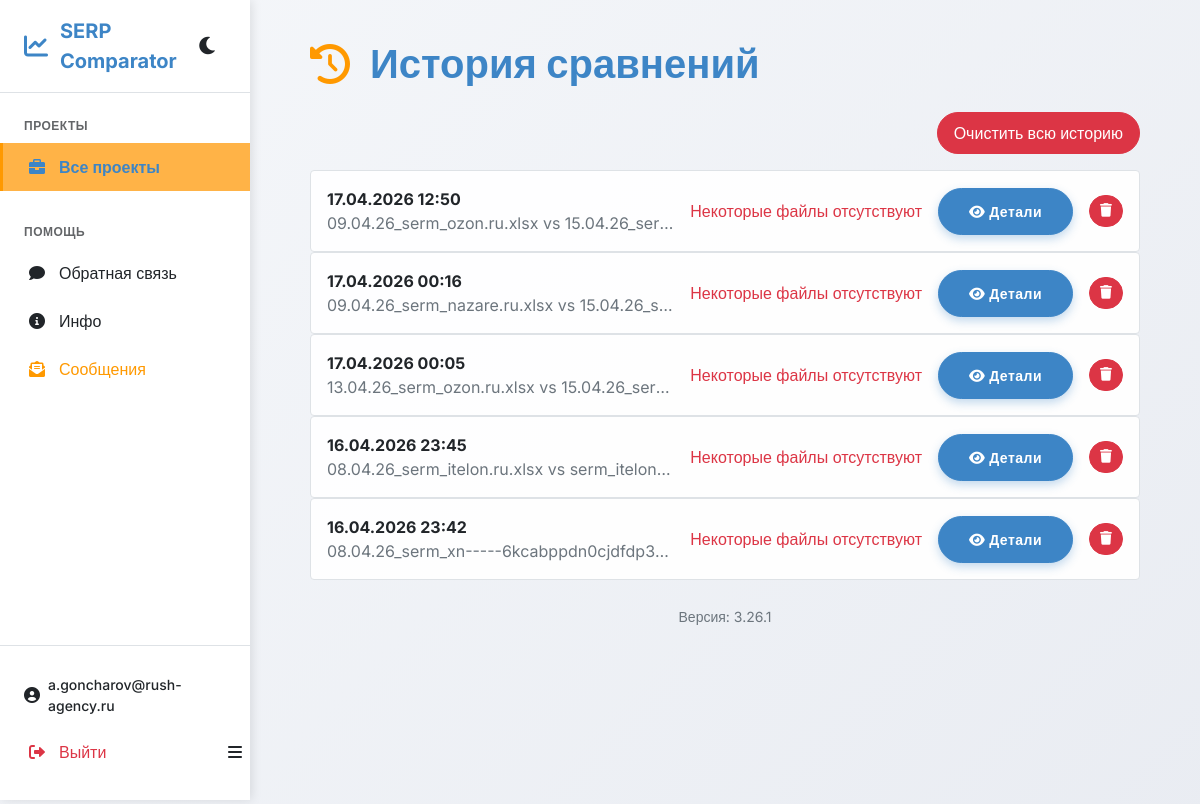
The app's page /profile (signed in) with its own data.
### app.py (models this page shows, shortened)
class User(db.Model):
    id = db.Column(db.Integer, primary_key=True)
    email = db.Column(db.String(120), unique=True, nullable=False)
    password_hash = db.Column(db.String(128), nullable=False)
    created_at = db.Column(db.DateTime, default=datetime.now)
    is_verified = db.Column(db.Boolean, default=False)
    is_admin = db.Column(db.Boolean, default=False)
    verification_code = db.Column(db.String(6), nullable=True)
    verification_code_expires = db.Column(db.DateTime, nullable=True)
    comparisons = db.relationship('Comparison', backref='user', lazy=True)

class Comparison(db.Model):
    id = db.Column(db.Integer, primary_key=True)
    user_id = db.Column(db.Integer, db.ForeignKey('user.id'), nullable=False)
    project_id = db.Column(db.Integer, db.ForeignKey('project.id'), nullable=True)
    session_id = db.Column(db.String(36), nullable=True)
    date = db.Column(db.DateTime, default=datetime.now)
    file1_name = db.Column(db.String(200))
    file2_name = db.Column(db.String(200))
    excel_path = db.Column(db.String(500))
    yandex_excel_path = db.Column(db.String(500))
    google_excel_path = db.Column(db.String(500))
    summary_y20_path = db.Column(db.String(500))
    summary_y10_path = db.Column(db.String(500))
    summary_g20_path = db.Column(db.String(500))
    summary_g10_path = db.Column(db.String(500))
    analysis_y20_path = db.Column(db.String(500))
    analysis_g20_path = db.Column(db.String(500))
    analysis_total20_path = db.Column(db.String(500))
    analysis_y10_path = db.Column(db.String(500))
    analysis_g10_path = db.Column(db.String(500))
    analysis_total10_path = db.Column(db.String(500))
    url_y_excel_path = db.Column(db.String(500))
    url_g_excel_path = db.Column(db.String(500))
    url_combined_excel_path = db.Column(db.String(500))
    chart_y20_path = db.Column(db.String(500))
    chart_g20_path = db.Column(db.String(500))
    chart_total20_path = db.Column(db.String(500))
    chart_y10_path = db.Column(db.String(500))
    chart_g10_path = db.Column(db.String(500))
    chart_total10_path = db.Column(db.String(500))
    grid_y10_path = db.Column(db.String(500))
    grid_y10_file2_path = db.Column(db.String(500))
    grid_g10_path = db.Column(db.String(500))
    grid_g10_file2_path = db.Column(db.String(500))
    grid_y10_pptx_path = db.Column(db.String(500))
    grid_g10_pptx_path = db.Column(db.String(500))
    chart_start_y20_path = db.Column(db.String(500))
    chart_start_g20_path = db.Column(db.String(500))
    chart_start_y10_path = db.Column(db.String(500))
    chart_start_g10_path = db.Column(db.String(500))
    chart_y20_pptx_path = db.Column(db.String(500))
    chart_g20_pptx_path = db.Column(db.String(500))
    chart_total20_pptx_path = db.Column(db.String(500))
    chart_y10_pptx_path = db.Column(db.String(500))
    chart_g10_pptx_path = db.Column(db.String(500))
    chart_total10_pptx_path = db.Column(db.String(500))

### app.py (the view)
@app.route('/profile')
@app.route('/profile/project/<int:project_id>')
@login_required
def profile(project_id=None):
    user = db.session.get(User, session['user_id'])
    project = None
    if project_id:
        project = Project.query.get_or_404(project_id)
        if project.user_id != session.get('user_id'):
            flash('Нет доступа к этому проекту')
            return redirect(url_for('projects'))
        comparisons = Comparison.query.filter_by(
            user_id=session['user_id'],
            project_id=project_id
        ).order_by(Comparison.date.desc()).all()
    else:
        comparisons = Comparison.query.filter_by(
            user_id=session['user_id']
        ).order_by(Comparison.date.desc()).all()
    def resolve_path(path):
        if not path:
            return None
        if os.path.isabs(path):
            return path
        if path.startswith('user_data/'):
            path = path[10:]  # убираем 'user_data/'
        return os.path.join(app.config['PERMANENT_FOLDER'], path)
    for comp in comparisons:
        comp.files_exist = all([
            os.path.exists(resolve_path(comp.excel_path)) if comp.excel_path else False,
            os.path.exists(resolve_path(comp.yandex_excel_path)) if comp.yandex_excel_path else False,
            os.path.exists(resolve_path(comp.google_excel_path)) if comp.google_excel_path else False,
            os.path.exists(resolve_path(comp.analysis_y20_path)) if comp.analysis_y20_path else False,
            os.path.exists(resolve_path(comp.analysis_g20_path)) if comp.analysis_g20_path else False,
            os.path.exists(resolve_path(comp.analysis_total20_path)) if comp.analysis_total20_path else False,
            os.path.exists(resolve_path(comp.analysis_y10_path)) if comp.analysis_y10_path else False,
            os.path.exists(resolve_path(comp.analysis_g10_path)) if comp.analysis_g10_path else False,
            os.path.exists(resolve_path(comp.analysis_total10_path)) if comp.analysis_total10_path else False,
            os.path.exists(resolve_path(comp.url_y_excel_path)) if comp.url_y_excel_path else False,
            os.path.exists(resolve_path(comp.url_g_excel_path)) if comp.url_g_excel_path else False,
            os.path.exists(resolve_path(comp.url_combined_excel_path)) if comp.url_combined_excel_path else False,
            os.path.exists(resolve_path(comp.chart_y20_path)) if comp.chart_y20_path else False,
            os.path.exists(resolve_path(comp.chart_g20_path)) if comp.chart_g20_path else False,
            os.path.exists(resolve_path(comp.chart_total20_path)) if comp.chart_total20_path else False,
            os.path.exists(resolve_path(comp.chart_y10_path)) if comp.chart_y10_path else False,
            os.path.exists(resolve_path(comp.chart_g10_path)) if comp.chart_g10_path else False,
            os.path.exists(resolve_path(comp.chart_total10_path)) if comp.chart_total10_path else False,
            os.path.exists(resolve_path(comp.grid_y10_path)) if comp.grid_y10_path else False,
            os.path.exists(resolve_path(comp.grid_g10_path)) if comp.grid_g10_path else False,
            os.path.exists(resolve_path(comp.summary_y20_path)) if comp.summary_y20_path else False,
            os.path.exists(resolve_path(comp.summary_y10_path)) if comp.summary_y10_path else False,
            os.path.exists(resolve_path(comp.summary_g20_path)) if comp.summary_g20_path else False,
            os.path.exists(resolve_path(comp.summary_g10_path)) if comp.summary_g10_path else False,
        ])
    return render_template('profile.html', user=user, comparisons=comparisons, project=project)

### app.py (called while the page is built)
@app.context_processor
def inject_common():
    try:
        with open('version.txt', 'r') as f:
            version = f.read().strip()
    except:
        version = '3.18.1'
    is_admin = False
    if 'user_id' in session:
        user = db.session.get(User, session['user_id'])
        if user:
            is_admin = user.is_admin
    return dict(version=version, is_admin=is_admin)

def login_required(f):
    from functools import wraps
    @wraps(f)
    def decorated_function(*args, **kwargs):
        if 'user_id' not in session:
            flash('Пожалуйста, войдите в систему')
            return redirect(url_for('login'))
        return f(*args, **kwargs)
    return decorated_function

### templates/profile.html (shortened to what this page needs)
{% extends 'base.html' %}
{% block extra_css %}
<link rel="stylesheet" href="{{ url_for('static', filename='css/profile.css') }}?v={{ version }}">
{% endblock %}
{% block content %}
<h1 class="mb-4"><i class="fas fa-history me-2" style="color: var(--accent);"></i>История сравнений</h1>
{% if comparisons %}
    <div class="d-flex justify-content-end align-items-center mb-3">
        <form action="{{ url_for('clear_history') }}" method="post" onsubmit="return confirm('Вы уверены, что хотите удалить всю историю? Это действие необратимо.');">
            <button type="submit" class="btn btn-danger" style="border-radius: 30px;">Очистить всю историю</button>
        </form>
    </div>
    {% for comp in comparisons %}
    <div class="card p-3">
        <div class="d-flex justify-content-between align-items-center">
            <div class="comparison-info">
                <strong>{{ comp.date.strftime('%d.%m.%Y %H:%M') }}</strong><br>
                <span class="text-muted">{{ comp.file1_name }} vs {{ comp.file2_name }}</span>
            </div>
            <div class="d-flex flex-wrap align-items-center">
                {% if not comp.files_exist %}
                    <span class="text-danger me-2">Некоторые файлы отсутствуют</span>
                {% endif %}
                <a href="{{ url_for('view_comparison', comp_id=comp.id) }}" class="btn btn-sm btn-primary me-2" style="border-radius: 30px;">
                    <i class="fas fa-eye me-1"></i>Детали
                </a>
                <form action="{{ url_for('delete_comparison', comp_id=comp.id) }}" method="post" style="display: inline;" onsubmit="return confirm('Удалить этот анализ? Файлы будут безвозвратно удалены.');">
                    <button type="submit" class="btn btn-sm btn-danger" data-bs-toggle="tooltip" title="Удалить" style="border-radius: 30px; color: #fff !important; background-color: #dc3545; border-color: #dc3545;">
                        <i class="fas fa-trash"></i>
                    </button>
                </form>
            </div>
        </div>
    </div>
    {% endfor %}
{% else %}
    <p class="alert alert-info">У вас пока нет сохранённых сравнений.</p>
{% endif %}
<div class="text-center mt-4">
    <small class="text-muted">Версия: {{ version }}</small>
</div>
{% endblock %}

### templates/components/sidebar.html (shortened to what this page needs)
<aside class="sidebar" id="sidebar">
    <div class="sidebar-header">
        <div class="logo">
            <i class="fas fa-chart-line"></i>
            <span>SERP Comparator</span>
        </div>
        <button class="theme-toggle-btn" id="themeToggle">
            <i class="fas fa-moon" id="themeIconMoon"></i>
        </button>
    </div>
    <nav class="sidebar-nav">
        {% if session.user_id %}
            <div class="nav-section">
                <div class="nav-section-title">Проекты</div>
                <a href="{{ url_for('projects') }}" class="nav-link {% if not project %}active{% endif %}">
                    <i class="fas fa-briefcase"></i>
                    <span>Все проекты</span>
                </a>
            </div>
        {% endif %}
        <div class="nav-section">
            <div class="nav-section-title">Помощь</div>
            <a href="{{ url_for('feedback') }}" class="nav-link {% if request.endpoint == 'feedback' %}active{% endif %}">
                <i class="fas fa-comment"></i>
                <span>Обратная связь</span>
            </a>
            <a href="{{ url_for('info') }}" class="nav-link {% if request.endpoint == 'info' %}active{% endif %}">
                <i class="fas fa-info-circle"></i>
                <span>Инфо</span>
            </a>
            {% if is_admin %}
                <a href="{{ url_for('admin_feedback') }}" class="nav-link admin-link {% if request.endpoint == 'admin_feedback' %}active{% endif %}">
                    <i class="fas fa-envelope-open-text"></i>
                    <span>Сообщения</span>
                </a>
            {% endif %}
        </div>
    </nav>
    {% if session.user_id %}
        <div class="nav-section account-section">
            <div class="user-email">
                <i class="fas fa-user-circle"></i>
                {{ session.user_email }}
            </div>
            <div class="account-actions">
                <a href="{{ url_for('logout') }}" class="nav-link logout-link">
                    <i class="fas fa-sign-out-alt"></i>
                    <span>Выйти</span>
                </a>
                <button class="sidebar-toggle" id="sidebarToggle">
                    <i class="fas fa-bars"></i>
                </button>
            </div>
        </div>
    {% endif %}
</aside>

### static/css/base.css (style rules this page uses)
:root { --primary: #3d85c6; --accent: #ff9900; --primary-dark: #2c5a8c; --accent-light: #ffb347; --bg-gradient: linear-gradient(135deg, #f5f7fa 0%, #e9ecf2 100%); --card-bg: rgba(255,255,255,0.95); --text-color: #212529; --file-name-bg: #e9ecef; --file-name-color: #495057; --selected-file-bg: #e9ecef; --selected-file-color: var(--primary-dark); --card-analytics-bg: white; --pre-bg: #f8f9fa; --pre-color: #212529; --border-radius: 16px; --box-shadow: 0 15px 35px rgba(0,0,0,0.1); }
body { font-family: 'Inter', sans-serif; background: var(--bg-gradient); color: var(--text-color); min-height: 100vh; padding: 2rem 1rem; transition: background 0.3s, color 0.3s; }
.btn-primary { background-color: var(--primary); border-color: var(--primary); border-radius: 30px; padding: 12px 30px; font-weight: 600; letter-spacing: 0.5px; transition: all 0.2s; box-shadow: 0 4px 10px rgba(61, 133, 198, 0.3); }
.btn-danger { background-color: #dc3545; border-color: #dc3545; color: white; border-radius: 30px; padding: 8px 16px; font-weight: 500; transition: all 0.2s; }
.btn-outline.btn-sm, .btn-danger.btn-sm { padding: 6px 10px; font-size: 0.85rem; border-radius: 20px; min-width: 32px; min-height: 32px; display: inline-flex; align-items: center; justify-content: center; }
h1 { font-weight: 700; color: var(--primary); margin-bottom: 2rem; display: flex; align-items: center; gap: 12px; }
h1 i { color: var(--accent); font-size: 2.5rem; }
.sidebar { position: fixed; left: 0; top: 0; width: 250px; height: 100vh; background: var(--card-bg); box-shadow: 2px 0 10px rgba(0,0,0,0.1); z-index: 1000; transition: transform 0.3s ease, width 0.3s ease; display: flex; flex-direction: column; }
.sidebar-header { padding: 1rem 1.5rem; border-bottom: 1px solid var(--border-color); display: flex; justify-content: space-between; align-items: center; }
.logo { display: flex; align-items: center; gap: 0.75rem; font-size: 1.25rem; font-weight: 700; color: var(--primary); }
.logo i { font-size: 1.5rem; }
.sidebar-nav { padding: 1rem 0; flex: 1; overflow-y: auto; }
.nav-section { margin-bottom: 1.5rem; }
.nav-section-title { padding: 0.5rem 1.5rem; font-size: 0.75rem; font-weight: 600; text-transform: uppercase; letter-spacing: 0.5px; color: var(--text-color); opacity: 0.7; }
.nav-link { display: flex; align-items: center; gap: 0.75rem; padding: 0.75rem 1.5rem; color: var(--text-color); text-decoration: none; transition: all 0.2s; border-left: 3px solid transparent; }
.nav-link.active { background: var(--accent-light); color: var(--primary); border-left-color: var(--accent); font-weight: 600; }
.nav-link i { width: 20px; text-align: center; }
.nav-link.admin-link { color: var(--accent); }
.account-section { padding-top: 1rem; border-top: 1px solid var(--border-color); margin-top: auto; }
.account-actions { display: flex; align-items: center; justify-content: space-between; }
.account-actions .sidebar-toggle { margin-left: auto; }
.sidebar-toggle { background: none; border: none; color: var(--text-color); cursor: pointer; padding: 0.5rem; border-radius: 50%; transition: all 0.2s; }
.user-email { padding: 0.75rem 1.5rem; color: var(--text-color); font-weight: 500; font-size: 0.875rem; display: flex; align-items: center; gap: 0.5rem; }
.user-email i { font-size: 1rem; }
.theme-toggle-btn { background: none; border: none; color: var(--text-color); cursor: pointer; display: flex; align-items: center; gap: 0; font-size: 1.25rem; transition: all 0.2s; padding: 0.5rem; border-radius: 50%; }
.logout-link { color: #dc3545; }

### static/css/profile.css (style rules this page uses)
:root { --border-color: #dee2e6; --dropdown-bg: white; --dropdown-border: #dee2e6; --dropdown-item-hover: #f8f9fa; --btn-success-color: #ffffff; --btn-primary-color: #ffffff; --btn-secondary-color: #ffffff; --btn-warning-color: #000000; --btn-danger-color: #ffffff; }
body { font-family: 'Inter', sans-serif; background: var(--bg-gradient); color: var(--text-color); padding: 2rem 1rem; transition: background 0.3s, color 0.3s; }
.card { background: var(--card-bg); border: 1px solid var(--border-color); }
.card strong, .card span, .card p { color: var(--text-color); }
.card .d-flex.justify-content-between { gap: 1rem; }
.comparison-info { flex: 1; min-width: 0; }
.comparison-info .text-muted { display: block; white-space: nowrap; overflow: hidden; text-overflow: ellipsis; max-width: 100%; }
.card .d-flex.flex-wrap { flex-shrink: 0; gap: 0.5rem; }

### records on screen
User: user_email "a.goncharov@rush-agency.ru"
Comparison: date "17.04.2026 12:50", file1_name "09.04.26_serm_ozon.ru.xlsx", file2_name "15.04.26_ser…"
Comparison: date "17.04.2026 00:16", file1_name "09.04.26_serm_nazare.ru.xlsx", file2_name "15.04.26_s…"
Comparison: date "17.04.2026 00:05", file1_name "13.04.26_serm_ozon.ru.xlsx", file2_name "15.04.26_ser…"
Comparison: date "16.04.2026 23:45", file1_name "08.04.26_serm_itelon.ru.xlsx", file2_name "serm_itelon…"
Comparison: date "16.04.2026 23:42", file1_name "08.04.26_serm_xn-----6kcabppdn0cjdfdp3…"

### other values on screen
{{ version }} "3.26.1"
